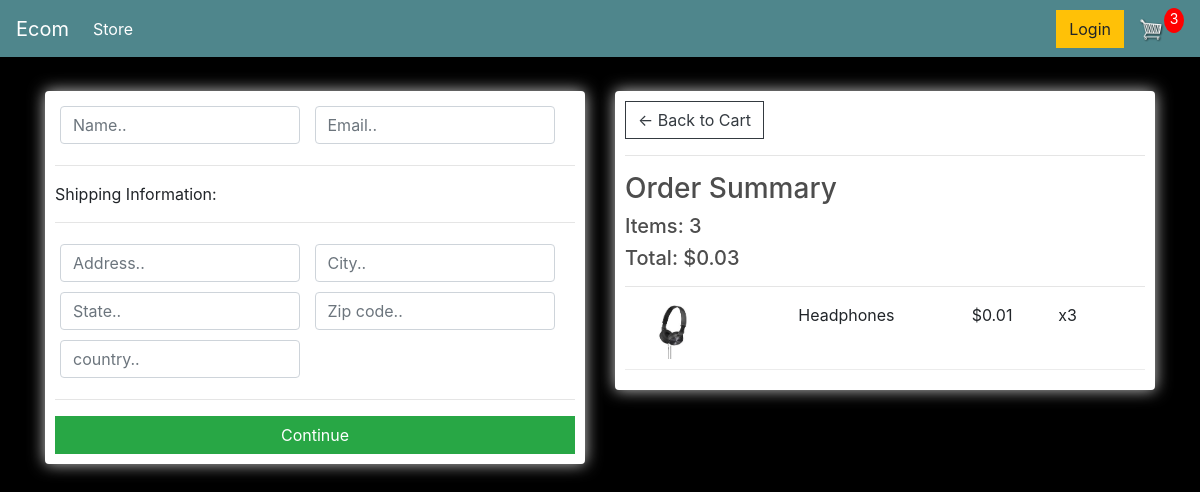
Screenshot of /checkout/ (signed in) with the database file from the repository.
### store/models.py (models this page shows, shortened)
class Order(models.Model):
    customer = models.ForeignKey(Customer, on_delete=models.SET_NULL, null=True, blank=True)
    date_ordered = models.DateTimeField(auto_now_add = True)
    complete = models.BooleanField(default=False)
    transaction_id = models.CharField(max_length=100, null = True)
    @property
    def get_cart_total(self):
        orderitems  = self.orderitem_set.all()
        total = sum([item.get_sub_total for item in orderitems])
        return total
    @property
    def get_total_items(self):
        orderitems = self.orderitem_set.all();
        total = sum([item.quantity for item in orderitems])
        return total
    @property
    def shipping(self):
        shipping = False
        orderItems = self.orderitem_set.all()
        for i in orderItems:
            if i.product.digital == False:
                shipping = True
        return shipping

class OrderItem(models.Model):
    product = models.ForeignKey(Product, on_delete=models.SET_NULL, null=True)
    order = models.ForeignKey(Order, on_delete=models.SET_NULL, null = True)
    quantity = models.IntegerField(default = 0, null = True, blank=True)
    date_added = models.DateTimeField(auto_now_add=True)
    @property
    def get_sub_total(self):
        total = self.product.price * self.quantity
        return total

class Product(models.Model):
    name = models.CharField(max_length=200)
    price = models.FloatField()
    digital = models.BooleanField(default=False, null=True, blank=True)
    image = models.ImageField(null= True, blank= True)
    @property
    def imageUrl(self):
        try:
            url  = self.image.url
        except:
            url = ''
        return url

### store/views.py (the view)
# urls.py: path('checkout/', views.checkout, name='checkout'),
def checkout(request):
    data = cartData(request)
    items = data['items']
    order = data['order']
    cartItems = data['cartItems']
    context = {'items':items,'order': order, 'cartItems': cartItems}
    return render(request, 'store/checkout.html', context)

### store/uti.py (called while the page is built)
def cartData(request):
    if request.user.is_authenticated:
        customer = request.user.customer
        order, created = Order.objects.get_or_create(customer = customer, complete = False)
        items = order.orderitem_set.all()
        cartItems = order.get_total_items
    else:
        cookieData = cookieCart(request)
        items = cookieData['items']
        order = cookieData['order']
        cartItems = cookieData['cartItems']
    return  {'items':items,'order': order, 'cartItems': cartItems}

### store/templates/store/checkout.html (shortened to what this page needs)
{% extends 'store/main.html' %}
{% load static %}
{% block content %}
     <div class="row">
		<div class="col-lg-6">
			<div class="box-element" id="form-wrapper">
				<form id="form">
					<div id="user-info">
						<div class="form-field">
							<input required class="form-control" type="text" name="name" placeholder="Name..">
						</div>
						<div class="form-field">
							<input required class="form-control" type="email" name="email" placeholder="Email..">
						</div>
					</div>
					<div id="shipping-info">
						<hr>
						<p>Shipping Information:</p>
						<hr>
						<div class="form-field">
							<input class="form-control" type="text" name="address" placeholder="Address..">
						</div>
						<div class="form-field">
							<input class="form-control" type="text" name="city" placeholder="City..">
						</div>
						<div class="form-field">
							<input class="form-control" type="text" name="state" placeholder="State..">
						</div>
						<div class="form-field">
							<input class="form-control" type="text" name="zipcode" placeholder="Zip code..">
						</div>
						<div class="form-field">
							<input class="form-control" type="text" name="country" placeholder="country..">
						</div>
					</div>
					<hr>
					<input id="form-button" class="btn btn-success btn-block" type="submit" value="Continue">
				</form>
			</div>
			<br>
		</div>
		<div class="col-lg-6">
			<div class="box-element">
				<a  class="btn btn-outline-dark" href="{% url 'cart' %}">&#x2190; Back to Cart</a>
				<hr>
				<h3>Order Summary</h3>
				<h5>Items:   {{order.get_total_items}}</h5>
				<h5>Total:   ${{order.get_cart_total}}</h5>
				<hr>
				{% for item in items %}
				<div class="cart-row">
					<div style="flex:2"><img class="row-image" src="{{item.product.imageUrl}}"></div>
					<div style="flex:2"><p>{{item.product.name}}</p></div>
					<div style="flex:1"><p>${{item.product.price|floatformat:2}}</p></div>
					<div style="flex:1"><p>x{{item.quantity}}</p></div>
				</div>
				{%endfor%}
			</div>
		</div>
	</div>
{% endblock content %}

### static/css/main.css (style rules this page uses)
body { background: black; }
h1,h2,h3,h4,h5,h6 { color:hsl(0, 0%, 30%); }
.box-element { box-shadow:hsl(0, 0%, 80%) 0 0 16px; background-color: #fff; border-radius: 4px; padding: 10px; }
.col-lg-4, .col-lg-6, .col-lg-8, .col-lg-12 { margin-top: 10px; }
.btn { border-radius: 0; }
.row-image { width: 100px; }
.form-field { width:250px; display: inline-block; padding: 5px; }
.cart-row { display: flex; align-items: flex-stretch; padding-bottom: 10px; margin-bottom: 10px; border-bottom: 1px solid #ececec; }

### rows the page displays
Order: get_total_items "3", get_cart_total "0.03"
OrderItem: product.imageUrl (picture), product.name "Headphones", product.price "0.01", quantity "3"

### other values shown
{{ cartItems }} "3"
